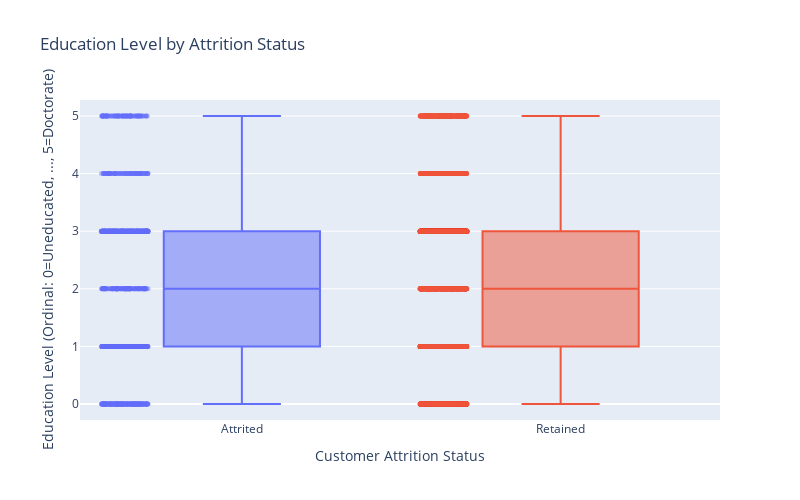

The code cell stored with this chart in its notebook:
### Markdown cell above
A p-value of 0.09 indicates that we do not have enough evidence to negate the null hypothesis. Education levels may not have a strong correlation to attrition rate.

### Code cell
# Combine into one DataFrame for boxplot
edu_plot_df = pd.concat([
    pd.DataFrame({"mod_Education_Level": edu_attrited, "Attrition_Label": "Attrited"}),
    pd.DataFrame({"mod_Education_Level": edu_retained, "Attrition_Label": "Retained"})
])

# Create the boxplot
fig = px.box(
    edu_plot_df,
    x="Attrition_Label",
    y="mod_Education_Level",
    color="Attrition_Label",
    points="all",
    title="Education Level by Attrition Status",
    labels={
        "Attrition_Label": "Customer Attrition Status",
        "mod_Education_Level": "Education Level (Ordinal: 0=Uneducated, ..., 5=Doctorate)"
    },
    width=800,
    height=500
)

fig.update_traces(marker=dict(opacity=0.4, size=5), jitter=0.3)
fig.update_layout(showlegend=False)
fig.show()

### Figure 1 — Plotly figure (JSON) as saved in the notebook; plotly's stock layout.template omitted (floating-point values rounded to 4 significant figures; data arrays with more than 128 entries replaced by an {"elided": "..."} marker saying what was removed)
{"data": [{"alignmentgroup": "True", "boxpoints": "all", "hovertemplate": "Customer Attrition Status=%{x}<br>Education Level (Ordinal: 0=Uneducated, ..., 5=Doctorate)=%{y}<extra></extra>", "jitter": 0.3, "legendgroup": "Attrited", "marker": {"color": "#636efa", "opacity": 0.4, "size": 5}, "name": "Attrited", "notched": false, "offsetgroup": "Attrited", "orientation": "v", "showlegend": true, "type": "box", "x": {"elided": "1371 str values"}, "x0": " ", "xaxis": "x", "y": {"elided": "1371 float values"}, "y0": " ", "yaxis": "y"}, {"alignmentgroup": "True", "boxpoints": "all", "hovertemplate": "Customer Attrition Status=%{x}<br>Education Level (Ordinal: 0=Uneducated, ..., 5=Doctorate)=%{y}<extra></extra>", "jitter": 0.3, "legendgroup": "Retained", "marker": {"color": "#EF553B", "opacity": 0.4, "size": 5}, "name": "Retained", "notched": false, "offsetgroup": "Retained", "orientation": "v", "showlegend": true, "type": "box", "x": {"elided": "7237 str values"}, "x0": " ", "xaxis": "x", "y": {"elided": "7237 float values"}, "y0": " ", "yaxis": "y"}], "layout": {"boxmode": "overlay", "height": 500, "legend": {"title": {"text": "Customer Attrition Status"}, "tracegroupgap": 0}, "showlegend": false, "title": {"text": "Education Level by Attrition Status"}, "width": 800, "xaxis": {"anchor": "y", "categoryarray": ["Attrited", "Retained"], "categoryorder": "array", "domain": [0, 1], "title": {"text": "Customer Attrition Status"}}, "yaxis": {"anchor": "x", "domain": [0, 1], "title": {"text": "Education Level (Ordinal: 0=Uneducated, ..., 5=Doctorate)"}}}}
